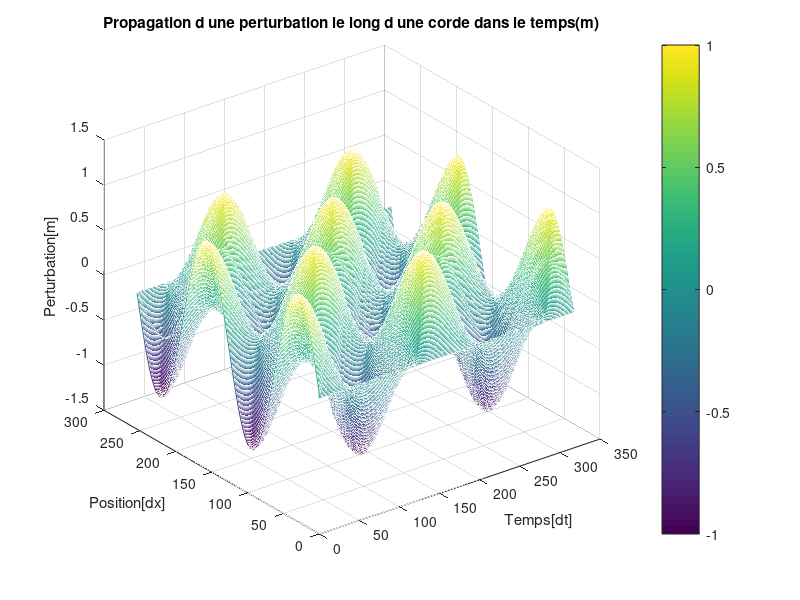

MATLAB code to generate this figure:
n=power(2,8);
L = 1.5;
c = 16;
tf = L/c;
CFL = 0.8;
dx = L/(n-1);
dt = CFL*dx/c;
m = fix(tf/dt);
xmax = n;
tmax = m;
pert_init = fix(n/2);
M = zeros(n,m);

I=[2:n-1]; Ip1=[3:n]; Im1=[1:n-2];
X=[0:dx:L];


L1 = fix(n/4);



%Profil initial (Modifier valeur de PrI pour changer de profil initial)
PrI = 6;
if (PrI==1) 
  % Créneau
  delta=L/8;
  delta0=L/2;
  W=(X-delta0<=delta).*(X-delta0>=-delta); 
end
if (PrI==2)
  % Sinusoïdal
  f=220;
  W=cos(2*pi*f*X/L);
end


if (PrI==3)
M(pert_init,1) = 0.05;


M(pert_init,1) = 0.05;
M(pert_init+1,1) = 0.025;
M(pert_init-1,1) = 0.025;
M(pert_init+2,1) = 0.0125;
M(pert_init-2,1) = 0.0125;
M(pert_init+3,1) = 0.00625;
M(pert_init-3,1) = 0.00625;

end
if(PrI==4)
%Profil triangulaire isocèle

for i = 1:fix(n/2)
    M(i,1) = 0.05*i/fix(n/2);
end
for i = xmax:-1:fix(n/2)+1
    M(i,1) = M(n-i+1,1);
end
end

if(PrI==5)
%Profil triangulaire (sur un côté)
for i = 1:L1
    M(i,1) = 0.05*i/(L1-1);
end
for i = 1:xmax-L1
    M(i+L1,1) = M(L1,1)- i*0.05/(xmax-L1-1);
end
end

if(PrI==6)
%Profil sinusoïdal

for i=2:xmax-1
    M(i,1) = sin(2*pi*i*dx*2/L)
end

end

if(PrI==1 | PrI==2)
W(Im1)'
M(:,1) = W(1:xmax)';
end


dx

%Première itération
for i=2:xmax-1
    M(i,2) = M(i,1) + CFL^2/2*(M(i+1,1)-2*M(i,1)+M(i-1,1));
end
M(1,:) = 0;
M(xmax,:) = 0;

for j=3:tmax
    for i=2:xmax-1
       M(i,j) = CFL^2 * (M(i+1,j-1) - 2*M(i,j-1) + M(i-1,j-1)) - M(i,j-2) + 2 * M(i,j-1);
    end
end



x = 1:tmax;
y = 1:xmax;
[X,Y] = meshgrid(x,y);
mesh(X,Y,M)
colorbar
xlabel('Temps[dt]')
ylabel('Position[dx]')
zlabel('Perturbation[m]')
title('Propagation d une perturbation le long d une corde dans le temps(m)')
soundsc(M(:,n))
